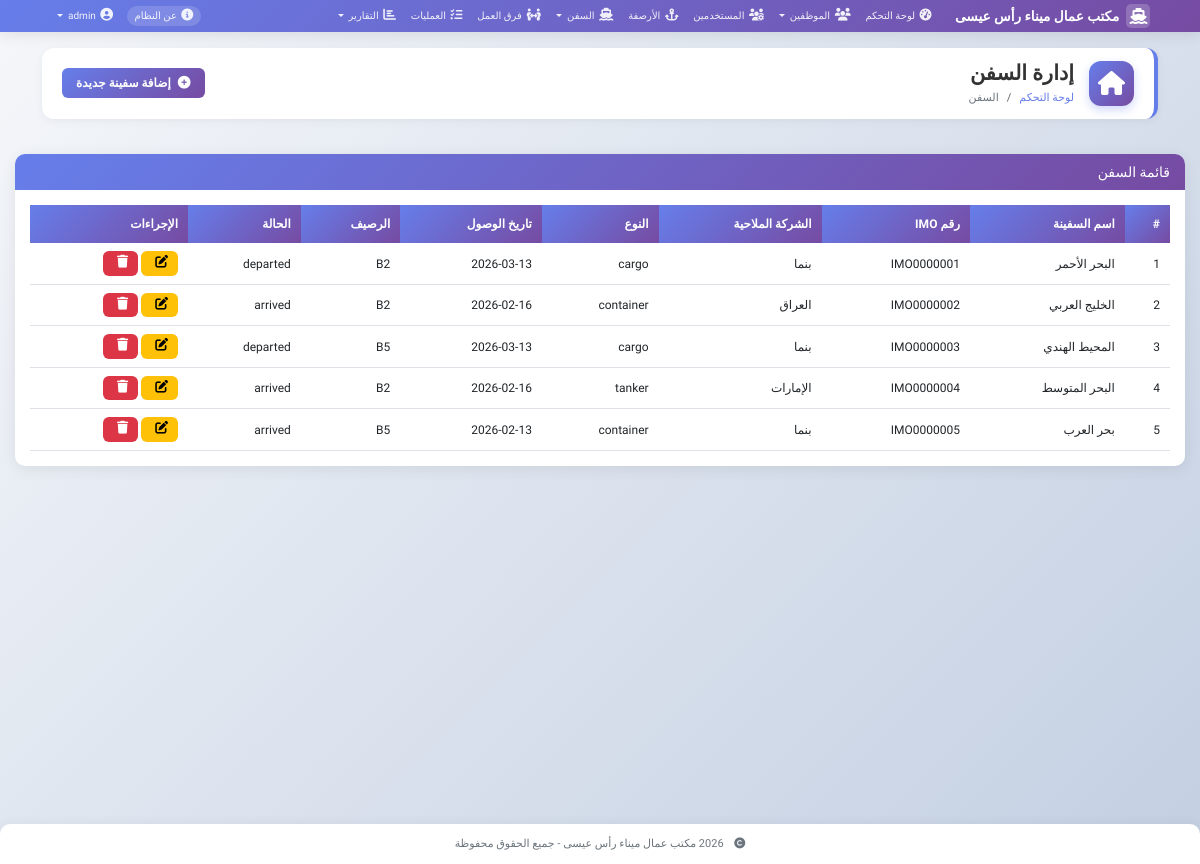
Page /ships (signed in) on the committed database.
### models.py (models this page shows, shortened)
class User(UserMixin, db.Model):
    __tablename__ = 'users'
    id = db.Column(db.Integer, primary_key=True)
    username = db.Column(db.String(80), unique=True, nullable=False)
    email = db.Column(db.String(120), unique=True, nullable=False)
    password_hash = db.Column(db.String(200), nullable=False)
    role = db.Column(db.String(20), nullable=False, default='employee')
    is_active = db.Column(db.Boolean, default=True)
    created_at = db.Column(db.DateTime, default=datetime.utcnow)
    def is_admin(self):
        return self.role == 'admin'

class Ship(db.Model):
    __tablename__ = 'ships'
    id = db.Column(db.Integer, primary_key=True)
    name = db.Column(db.String(100), nullable=False)
    imo_number = db.Column(db.String(20), unique=True, nullable=False)
    flag = db.Column(db.String(50), nullable=False)
    ship_type = db.Column(db.String(50), nullable=False)
    length = db.Column(db.Float)
    width = db.Column(db.Float)
    draft = db.Column(db.Float)
    cargo_capacity = db.Column(db.Float)
    arrival_date = db.Column(db.DateTime, nullable=False)
    departure_date = db.Column(db.DateTime)
    berth_number = db.Column(db.String(10))
    status = db.Column(db.String(20), default='arrived')
    notes = db.Column(db.Text)

### app.py (the view)
@app.route('/ships')
@login_required
def ship_list():
    ships = Ship.query.all()
    return render_template('ships/list.html', ships=ships)

### app.py (called while the page is built)
@app.context_processor
def inject_now():
    from datetime import datetime
    return {'now': datetime.now}

@login_manager.user_loader
def load_user(user_id):
    return User.query.get(int(user_id))

### templates/ships/list.html (shortened to what this page needs)
{% extends "base.html" %}
{% block page_title %}إدارة السفن{% endblock %}
{% block breadcrumb %}
<li class="breadcrumb-item"><a href="{{ url_for('dashboard') }}">لوحة التحكم</a></li>
<li class="breadcrumb-item active">السفن</li>
{% endblock %}
{% block page_actions %}
<a href="{{ url_for('add_ship') }}" class="btn btn-primary">
    <i class="fas fa-plus-circle"></i> إضافة سفينة جديدة
</a>
{% endblock %}
{% block content %}
<div class="card">
    <div class="card-header">
        <h5 class="mb-0">قائمة السفن</h5>
    </div>
    <div class="card-body">
        <div class="table-responsive">
            <table class="table table-hover">
                <thead>
                    <tr>
                        <th>#</th>
                        <th>اسم السفينة</th>
                        <th>رقم IMO</th>
                        <th>الشركة الملاحية</th>
                        <th>النوع</th>
                        <th>تاريخ الوصول</th>
                        <th>الرصيف</th>
                        <th>الحالة</th>
                        <th>الإجراءات</th>
                    </tr>
                </thead>
                <tbody>
                    {% for ship in ships %}
                    <tr>
                        <td>{{ loop.index }}</td>
                        <td>{{ ship.name }}</td>
                        <td>{{ ship.imo_number }}</td>
                        <td>{{ ship.flag }}</td>
                        <td>{{ ship.ship_type }}</td>
                        <td>{{ ship.arrival_date.strftime('%Y-%m-%d') }}</td>
                        <td>{{ ship.berth_number or 'غير محدد' }}</td>
                        <td>{{ ship.status }}</td>
                        <td>
                            <a href="{{ url_for('edit_ship', id=ship.id) }}" class="btn btn-sm btn-warning">
                                <i class="fas fa-edit"></i>
                            </a>
                            <a href="{{ url_for('delete_ship', id=ship.id) }}" class="btn btn-sm btn-danger" onclick="return confirm('هل أنت متأكد؟')">
                                <i class="fas fa-trash"></i>
                            </a>
                        </td>
                    </tr>
                    {% endfor %}
                </tbody>
            </table>
        </div>
    </div>
</div>
{% endblock %}

### templates/base.html (shortened to what this page needs)
<!DOCTYPE html>
<html lang="ar" dir="rtl">
<head>
    <link href="https://cdn.jsdelivr.net/npm/bootstrap@5.3.0/dist/css/bootstrap.rtl.min.css" rel="stylesheet">
    <link rel="stylesheet" href="https://cdnjs.cloudflare.com/ajax/libs/font-awesome/6.4.0/css/all.min.css">
    <link rel="stylesheet" href="https://cdn.datatables.net/1.13.4/css/dataTables.bootstrap5.min.css">
    <link rel="stylesheet" href="https://cdn.jsdelivr.net/npm/sweetalert2@11/dist/sweetalert2.min.css">
</head>
<body>
    <nav class="navbar navbar-expand-lg">
        <div class="container-fluid">
            <a class="navbar-brand" href="{{ url_for('index') }}">
                <i class="fas fa-ship"></i>
                مكتب عمال ميناء رأس عيسى
            </a>
            <div class="collapse navbar-collapse" id="navbarNav">
                {% if current_user.is_authenticated %}
                <ul class="navbar-nav me-auto">
                    <li class="nav-item">
                        <a class="nav-link {% if request.endpoint == 'dashboard' %}active{% endif %}" href="{{ url_for('dashboard') }}">
                            <i class="fas fa-tachometer-alt"></i>
                            لوحة التحكم
                        </a>
                    </li>
                    <li class="nav-item dropdown">
                        <a class="nav-link dropdown-toggle" href="#" role="button" data-bs-toggle="dropdown">
                            <i class="fas fa-users"></i>
                            الموظفين
                        </a>
                    </li>
                    {% if current_user.is_admin() %}
                    <li class="nav-item">
                        <a class="nav-link {% if request.endpoint in ['user_list', 'add_user', 'edit_user'] %}active{% endif %}" href="{{ url_for('user_list') }}">
                            <i class="fas fa-users-cog"></i>
                            المستخدمين
                        </a>
                    </li>
                    {% endif %}
                    <li class="nav-item">
                        <a class="nav-link {% if request.endpoint in ['berth_list', 'add_berth', 'edit_berth'] %}active{% endif %}" href="{{ url_for('berth_list') }}">
                            <i class="fas fa-anchor"></i>
                            الأرصفة
                        </a>
                    </li>
                    <li class="nav-item dropdown">
                        <a class="nav-link dropdown-toggle" href="#" role="button" data-bs-toggle="dropdown">
                            <i class="fas fa-ship"></i>
                            السفن
                        </a>
                    </li>
                    <li class="nav-item">
                        <a class="nav-link {% if request.endpoint == 'team_list' %}active{% endif %}" href="{{ url_for('team_list') }}">
                            <i class="fas fa-people-arrows"></i>
                            فرق العمل
                        </a>
                    </li>
                    <li class="nav-item">
                        <a class="nav-link {% if request.endpoint in ['operation_list', 'add_operation', 'edit_operation'] %}active{% endif %}" href="{{ url_for('operation_list') }}">
                            <i class="fas fa-tasks"></i>
                            العمليات
                        </a>
                    </li>
                    <li class="nav-item dropdown">
                        <a class="nav-link dropdown-toggle" href="#" role="button" data-bs-toggle="dropdown">
                            <i class="fas fa-chart-bar"></i>
                            التقارير
                        </a>
                    </li>
                </ul>
                <ul class="navbar-nav">
                    <li class="nav-item">
                        <a class="nav-link" href="{{ url_for('about') }}">
                            <i class="fas fa-info-circle"></i>
                            <span class="d-none d-lg-inline">عن النظام</span>
                        </a>
                    </li>
                    <li class="nav-item dropdown">
                        <a class="nav-link dropdown-toggle" href="#" role="button" data-bs-toggle="dropdown">
                            <i class="fas fa-user-circle"></i>
                            {{ current_user.username }}
                        </a>
                    </li>
                </ul>
                {% endif %}
            </div>
        </div>
    </nav>
    {% if current_user.is_authenticated %}
    <div class="container-fluid mt-3">
        <div class="page-header-wrapper">
            <div class="page-header-content">
                <div class="page-header-icon">
                    <i class="{% block page_icon %}fas fa-home{% endblock %}"></i>
                </div>
                <div class="page-header-title">
                    <h4 class="mb-0">{% block page_title %}{% endblock %}</h4>
                    <nav aria-label="breadcrumb">
                        <ol class="breadcrumb">
                            {% block breadcrumb %}{% endblock %}
                        </ol>
                    </nav>
                </div>
            </div>
            <div class="page-header-actions">
                {% block page_actions %}{% endblock %}
            </div>
        </div>
    </div>
    {% endif %}
    <main class="main-content">
        {% block content %}{% endblock %}
    </main>
    <footer class="footer">
        <div class="container">
            <p class="mb-0">
                <i class="fas fa-copyright me-2"></i>
                2026 مكتب عمال ميناء رأس عيسى - جميع الحقوق محفوظة
            </p>
        </div>
    </footer>
</body>
</html>

### templates/base.html (style rules this page uses)
:root { --primary: #667eea; --secondary: #764ba2; --font-size-xs: 11px; --font-size-sm: 12px; --font-size-base: 13px; --font-size-md: 14px; --font-size-lg: 16px; --font-size-xl: 18px; --font-size-xxl: 20px; --font-size-h1: 22px; --font-size-h2: 20px; --font-size-h3: 18px; --font-size-h4: 16px; --font-size-h5: 14px; --font-size-h6: 13px; }
* { font-family: 'Cairo', sans-serif; margin: 0; padding: 0; box-sizing: border-box; }
body { background: linear-gradient(135deg, #f5f7fa 0%, #c3cfe2 100%); min-height: 100vh; font-size: var(--font-size-base); line-height: 1.5; }
.navbar { background: linear-gradient(135deg, var(--primary) 0%, var(--secondary) 100%); padding: 0.15rem 0.5rem; box-shadow: 0 2px 15px rgba(0,0,0,0.1); }
.navbar-brand { display: flex; align-items: center; gap: 4px; font-size: 0.85rem; font-weight: 600; color: white !important; padding: 0.1rem 0; }
.navbar-brand i { font-size: 1rem; background: rgba(255,255,255,0.2); width: 24px; height: 24px; display: flex; align-items: center; justify-content: center; border-radius: 5px; margin-left: 3px; }
.nav-link { color: rgba(255,255,255,0.9) !important; font-weight: 500; margin: 0 1px; padding: 0.15rem 0.4rem !important; border-radius: 4px; transition: all 0.3s; font-size: 10px; }
.nav-link i { margin-left: 2px; font-size: 0.75rem; }
.nav-item .nav-link[href*="about"] { background: rgba(255,255,255,0.15); border-radius: 14px; margin-left: 6px; padding: 0.15rem 0.5rem !important; font-size: 10px; }
.navbar-nav .dropdown-toggle { font-size: 10px; padding: 0.15rem 0.4rem !important; }
.navbar-nav .dropdown-toggle i { font-size: 0.8rem; }
.main-content { padding: 15px; min-height: calc(100vh - 130px); }
.card { border: none; border-radius: 10px; box-shadow: 0 3px 15px rgba(0,0,0,0.08); transition: all 0.3s; margin-bottom: 15px; }
.card-header { background: linear-gradient(135deg, var(--primary) 0%, var(--secondary) 100%); color: white; border: none; border-radius: 10px 10px 0 0 !important; padding: 10px 15px; font-weight: 600; font-size: 14px; }
.card-body { padding: 15px; font-size: var(--font-size-sm); }
.btn { border-radius: 6px; padding: 6px 14px; font-weight: 600; transition: all 0.3s; border: none; font-size: var(--font-size-sm); }
.btn-primary { background: linear-gradient(135deg, var(--primary) 0%, var(--secondary) 100%); color: white; }
.btn-sm { padding: 4px 10px; font-size: var(--font-size-xs); }
.btn i { margin-left: 4px; font-size: 0.8rem; }
.table { font-size: var(--font-size-sm); margin-bottom: 0; }
.table thead th { background: linear-gradient(135deg, var(--primary) 0%, var(--secondary) 100%); color: white; font-weight: 600; border: none; padding: 10px; font-size: var(--font-size-sm); white-space: nowrap; }
.table tbody td { padding: 8px 10px; vertical-align: middle; }
h4, .h4 { font-size: var(--font-size-h4); margin-bottom: 0.3rem; }
h5, .h5 { font-size: var(--font-size-h5); margin-bottom: 0.3rem; }
.page-header-wrapper { display: flex; align-items: center; justify-content: space-between; background: white; padding: 12px 20px; border-radius: 12px; box-shadow: 0 2px 10px rgba(0,0,0,0.05); margin-bottom: 20px; border-right: 4px solid var(--primary); }
.page-header-content { display: flex; align-items: center; gap: 15px; }
.page-header-icon { width: 45px; height: 45px; background: linear-gradient(135deg, var(--primary) 0%, var(--secondary) 100%); border-radius: 12px; display: flex; align-items: center; justify-content: center; color: white; font-size: 1.5rem; box-shadow: 0 4px 10px rgba(102,126,234,0.3); }
.page-header-title { display: flex; flex-direction: column; }
.page-header-title h4 { font-size: 1.3rem; font-weight: 700; color: #333; margin: 0; line-height: 1.3; }
.page-header-title .breadcrumb { margin: 3px 0 0 0; padding: 0; background: transparent; font-size: 11px; }
.page-header-actions { display: flex; gap: 10px; align-items: center; }
.breadcrumb { background: transparent; padding: 0; margin: 3px 0 0 0; font-size: 11px; }
.breadcrumb-item a { color: var(--primary); text-decoration: none; }
.breadcrumb-item.active { color: #6c757d; }
.footer { background: white; padding: 12px; text-align: center; color: #6c757d; border-radius: 10px 10px 0 0; margin-top: 15px; font-size: 11px; box-shadow: 0 -3px 10px rgba(0,0,0,0.03); }
@media screen and (min-width: 1200px) { .container, .container-fluid { max-width: 95%; } }
@media screen and (min-width: 1200px) { body { font-size: 13px; } }
@media screen and (min-width: 1200px) { h4 { font-size: 1.1rem; } }

### rows in the picture
User: username "admin"
Ship: name "البحر الأحمر", imo_number "IMO0000001", flag "بنما", ship_type "cargo", arrival_date "2026-03-13", berth_number "B2", status "departed"
Ship: name "الخليج العربي", imo_number "IMO0000002", flag "العراق", ship_type "container", arrival_date "2026-02-16", berth_number "B2", status "arrived"
Ship: name "المحيط الهندي", imo_number "IMO0000003", flag "بنما", ship_type "cargo", arrival_date "2026-03-13", berth_number "B5", status "departed"
Ship: name "البحر المتوسط", imo_number "IMO0000004", flag "الإمارات", ship_type "tanker", arrival_date "2026-02-16", berth_number "B2", status "arrived"
Ship: name "بحر العرب", imo_number "IMO0000005", flag "بنما", ship_type "container", arrival_date "2026-02-13", berth_number "B5", status "arrived"
